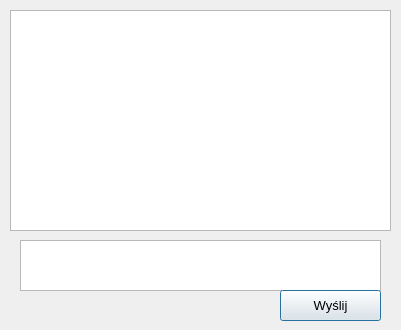
<?xml version="1.0" encoding="UTF-8"?>
<ui version="4.0">
 <class>Rozmowa</class>
 <widget class="QDialog" name="Rozmowa">
  <property name="geometry">
   <rect>
    <x>0</x>
    <y>0</y>
    <width>401</width>
    <height>330</height>
   </rect>
  </property>
  <property name="windowTitle">
   <string>Dialog</string>
  </property>
  <widget class="QPlainTextEdit" name="wiadomosc">
   <property name="geometry">
    <rect>
     <x>20</x>
     <y>240</y>
     <width>361</width>
     <height>51</height>
    </rect>
   </property>
  </widget>
  <widget class="QPushButton" name="send">
   <property name="geometry">
    <rect>
     <x>280</x>
     <y>290</y>
     <width>101</width>
     <height>31</height>
    </rect>
   </property>
   <property name="sizePolicy">
    <sizepolicy hsizetype="Fixed" vsizetype="Fixed">
     <horstretch>0</horstretch>
     <verstretch>0</verstretch>
    </sizepolicy>
   </property>
   <property name="minimumSize">
    <size>
     <width>0</width>
     <height>0</height>
    </size>
   </property>
   <property name="font">
    <font>
     <pointsize>10</pointsize>
    </font>
   </property>
   <property name="text">
    <string>Wyślij</string>
   </property>
  </widget>
  <widget class="QListView" name="rozmowa">
   <property name="geometry">
    <rect>
     <x>10</x>
     <y>10</y>
     <width>381</width>
     <height>221</height>
    </rect>
   </property>
  </widget>
 </widget>
 <resources/>
 <connections/>
</ui>
